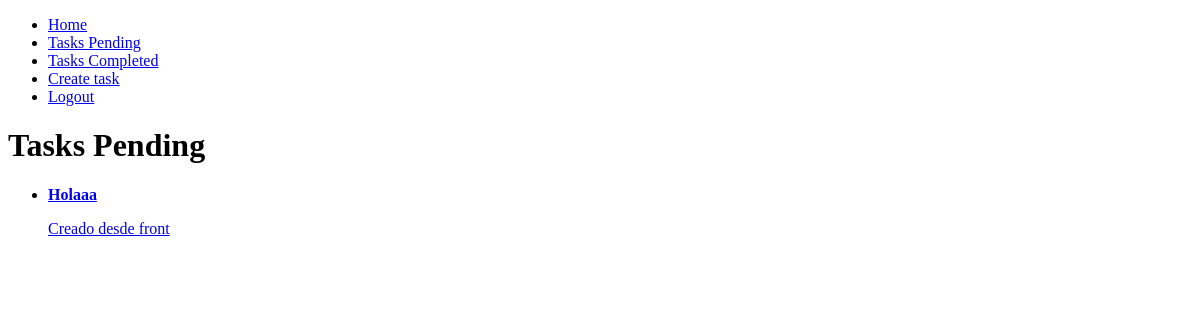
/tasks/ (signed in), run on an earlier commit of the app's database.
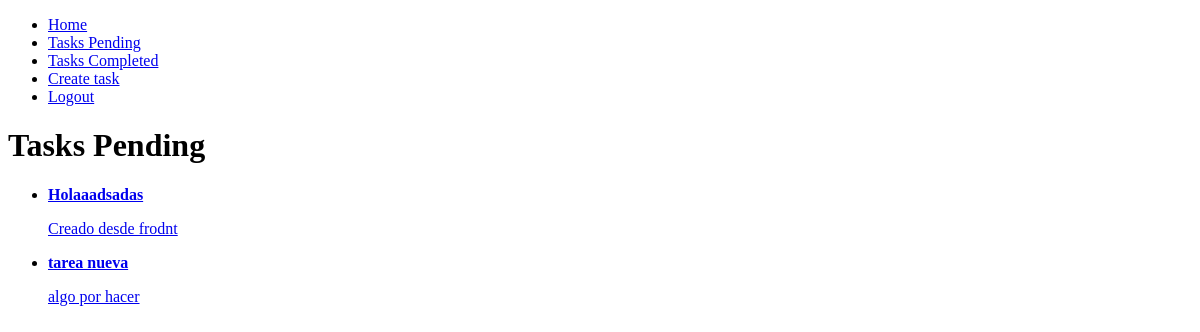
And on a later commit of the database.
### tasks/models.py (models this page shows, shortened)
class Task(models.Model):
    title = models.CharField(max_length=100)
    description = models.TextField(blank=True)
    created = models.DateTimeField(auto_now_add=True)
    datecompleted = models.DateTimeField(null=True, blank=True)
    important = models.BooleanField(default=False)
    user = models.ForeignKey(User, on_delete=models.CASCADE)

### tasks/views.py (the view)
# urls.py: path('tasks/', views.tasks, name='tasks'),
@login_required
def tasks(request):
    tasks = Task.objects.filter(user=request.user, datecompleted__isnull=True)
    return render(request, 'tasks.html', {"tasks": tasks})

### tasks/templates/tasks.html (shortened to what this page needs)
{% extends 'base.html' %} {% block content %}
<h1>Tasks Pending</h1>
<ul>
    {% for task in tasks %}
    <li>
    <a href="{% url 'task_detail' task.id %}">
        {% if task.important %}
        <strong>{{task.title}}</strong>
        {% else %} {{task.id}} {{task.title}} {% endif %}
        <p>{{task.description}}</p>
    </a>
    </li>
    {% endfor %}
</ul>
{% endblock %}

What changed in the data, as far as the page shows it:
changed Task: title "Holaaa" → "Holaaadsadas"; description "Creado desde front" → "Creado desde frodnt"
added Task: title "tarea nueva", description "algo por hacer"
